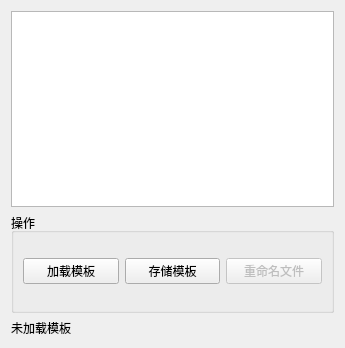
<?xml version="1.0" encoding="UTF-8"?>
<ui version="4.0">
 <class>TemplateMangerFrame</class>
 <widget class="QFrame" name="TemplateMangerFrame">
  <property name="geometry">
   <rect>
    <x>0</x>
    <y>0</y>
    <width>345</width>
    <height>348</height>
   </rect>
  </property>
  <property name="windowTitle">
   <string>Frame</string>
  </property>
  <layout class="QVBoxLayout" name="verticalLayout">
   <item>
    <widget class="QPlainTextEdit" name="plainTextEdit"/>
   </item>
   <item>
    <widget class="QGroupBox" name="groupBox">
     <property name="minimumSize">
      <size>
       <width>0</width>
       <height>100</height>
      </size>
     </property>
     <property name="title">
      <string>操作</string>
     </property>
     <layout class="QHBoxLayout" name="horizontalLayout">
      <item>
       <widget class="QPushButton" name="pushButton">
        <property name="text">
         <string>加载模板</string>
        </property>
       </widget>
      </item>
      <item>
       <widget class="QPushButton" name="pushButton_2">
        <property name="text">
         <string>存储模板</string>
        </property>
       </widget>
      </item>
      <item>
       <widget class="QPushButton" name="rename_file_button">
        <property name="enabled">
         <bool>false</bool>
        </property>
        <property name="text">
         <string>重命名文件</string>
        </property>
       </widget>
      </item>
     </layout>
    </widget>
   </item>
   <item>
    <widget class="QLabel" name="label">
     <property name="text">
      <string>未加载模板</string>
     </property>
     <property name="textInteractionFlags">
      <set>Qt::LinksAccessibleByMouse|Qt::TextSelectableByKeyboard|Qt::TextSelectableByMouse</set>
     </property>
    </widget>
   </item>
  </layout>
 </widget>
 <resources/>
 <connections>
  <connection>
   <sender>pushButton</sender>
   <signal>clicked()</signal>
   <receiver>TemplateMangerFrame</receiver>
   <slot>load_template()</slot>
   <hints>
    <hint type="sourcelabel">
     <x>109</x>
     <y>280</y>
    </hint>
    <hint type="destinationlabel">
     <x>131</x>
     <y>178</y>
    </hint>
   </hints>
  </connection>
  <connection>
   <sender>pushButton_2</sender>
   <signal>clicked()</signal>
   <receiver>TemplateMangerFrame</receiver>
   <slot>save_template()</slot>
   <hints>
    <hint type="sourcelabel">
     <x>206</x>
     <y>280</y>
    </hint>
    <hint type="destinationlabel">
     <x>230</x>
     <y>290</y>
    </hint>
   </hints>
  </connection>
  <connection>
   <sender>rename_file_button</sender>
   <signal>clicked()</signal>
   <receiver>TemplateMangerFrame</receiver>
   <slot>rename_template_file()</slot>
   <hints>
    <hint type="sourcelabel">
     <x>317</x>
     <y>280</y>
    </hint>
    <hint type="destinationlabel">
     <x>344</x>
     <y>184</y>
    </hint>
   </hints>
  </connection>
  <connection>
   <sender>TemplateMangerFrame</sender>
   <signal>tipUpdate(QString)</signal>
   <receiver>label</receiver>
   <slot>setText(QString)</slot>
   <hints>
    <hint type="sourcelabel">
     <x>161</x>
     <y>321</y>
    </hint>
    <hint type="destinationlabel">
     <x>143</x>
     <y>335</y>
    </hint>
   </hints>
  </connection>
  <connection>
   <sender>TemplateMangerFrame</sender>
   <signal>templateTextReset(QString)</signal>
   <receiver>plainTextEdit</receiver>
   <slot>setPlainText(QString)</slot>
   <hints>
    <hint type="sourcelabel">
     <x>7</x>
     <y>138</y>
    </hint>
    <hint type="destinationlabel">
     <x>46</x>
     <y>131</y>
    </hint>
   </hints>
  </connection>
 </connections>
 <slots>
  <signal>tipUpdate(QString)</signal>
  <signal>templateTextReset(QString)</signal>
  <slot>load_template()</slot>
  <slot>save_template()</slot>
  <slot>rename_template_file()</slot>
 </slots>
</ui>
